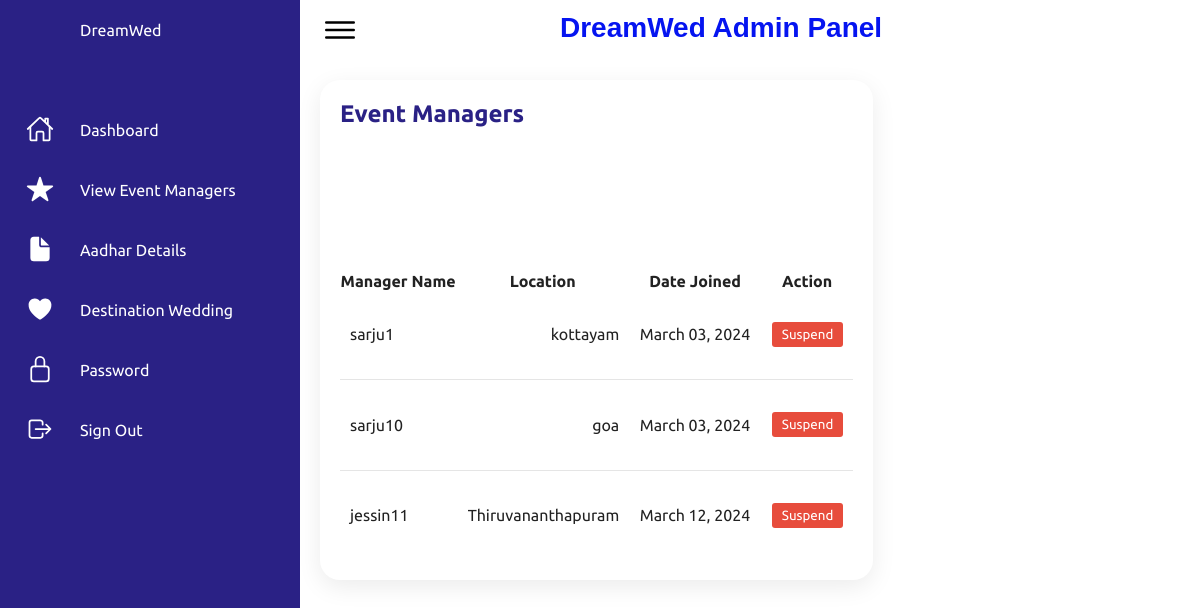
Screenshot of /myadmin/view-manager/ (signed in) with the database file from the repository.
### myadmin/models.py (models this page shows, shortened)
class EventManager(models.Model):
    user = models.ForeignKey(User, on_delete=models.CASCADE)
    location = models.CharField(max_length=100)

### myadmin/views.py (the view)
# urls.py: path('view-manager/', views.view_manager, name='view_manager'),
@login_required
def view_manager(request):
    managers = EventManager.objects.all()
    return render(request, 'myadmin/view_manager.html', {'managers': managers})

### myadmin/templates/myadmin/view_manager.html (shortened to what this page needs)
{% load static %}
<!DOCTYPE html>
<html lang="en">
<head>
    <link rel="stylesheet" href="{% static 'css/styleadmin.css' %}">
</head>
<body>
    <div class="container">
        <div class="navigation">
            <ul>
                <li>
                    <a href="#">
                        <span class="icon"></span>
                        <span class="title">DreamWed</span>
                    </a>
                </li>
                <li>
                    <a href="{% url 'myadmin:myadmin' %}">
                        <span class="icon">
                            <ion-icon name="home-outline"></ion-icon>
                        </span>
                        <span class="title">Dashboard</span>
                    </a>
                </li>
                <li>
                    <a href="{% url 'myadmin:view_premium' %}">
                        <span class="icon">
                            <ion-icon name="star"></ion-icon>
                        </span>
                        <span class="title">View Event Managers</span>
                    </a>
                </li>
                <li>
                    <a href="{% url 'myadmin:aadharsus' %}">
                        <span class="icon">
                            <ion-icon name="document"></ion-icon>
                        </span>
                        <span class="title">Aadhar Details</span>
                    </a>
                </li>
                <li>
                    <a href="{% url 'myadmin:destadmin' %}">
                        <span class="icon">
                            <ion-icon name="heart"></ion-icon>
                        </span>
                        <span class="title">Destination Wedding</span>
                    </a>
                </li>
                <li>
                    <a href="{% url 'myadmin:change_password_admin' %}">
                        <span class="icon">
                            <ion-icon name="lock-closed-outline"></ion-icon>
                        </span>
                        <span class="title">Password</span>
                    </a>
                </li>
                <li>
                    <a href="{% url 'accounts:logout' %}">
                        <span class="icon">
                            <ion-icon name="log-out-outline"></ion-icon>
                        </span>
                        <span class="title">Sign Out</span>
                    </a>
                </li>
            </ul>
        </div>
        <div class="main">
            <div class="topbar">
                <div class="toggle">
                    <ion-icon name="menu-outline"></ion-icon>
                </div>
                <div class="search">
                    <label>
                        <h1 style="font-size: 28px; margin-bottom: 5px; color: #0514f0; font-family: Arial, sans-serif;">DreamWed Admin Panel</h1>
                    </label>
                </div>
                <div class="user">
                </div>
            </div>
<div class="details">
    <div class="recentOrders">
        <div class="cardHeader">
            <h2>Event Managers</h2>
        </div>
        <table>
            <thead>
                <tr>
                    <th>Manager Name</th>
                    <th>Location</th>
                    <th>Date Joined</th>
                    <th>Action</th>
                </tr>
            </thead>
            <tbody>
                {% for manager in managers %}
                <tr>
                    <td>{{ manager.user.username }}</td>
                    <td>{{ manager.location }}</td>
                    <td>{{ manager.user.date_joined|date:"F d, Y" }}</td>
                    <td>
                        {% if manager.user.is_active %}
                            <button id="suspend-button" type="button" class="suspend-button" onclick="showPopup(this);">Suspend</button>
                        {% else %}
                            <form action="{% url 'myadmin:suspend_manager' manager.user.id %}" method="post">
                                {% csrf_token %}
                                <button type="submit" class="unsuspend-button">Unsuspend</button>
                            </form>
                        {% endif %}
                    </td>
                </tr>
                {% endfor %}
            </tbody>
        </table>
    </div>
</div>
    </div>
</body>
</html>

### myadmin/static/css/styleadmin.css (style rules this page uses)
* { font-family: "Ubuntu", sans-serif; margin: 0; padding: 0; box-sizing: border-box; }
:root { --blue: #2a2185; --white: #fff; --gray: #f5f5f5; --black1: #222; --black2: #999; }
body { min-height: 100vh; overflow-x: hidden; }
.container { position: relative; width: 100%; }
.navigation { position: fixed; width: 300px; height: 100%; background: var(--blue); border-left: 10px solid var(--blue); transition: 0.5s; overflow: hidden; }
.navigation ul { position: absolute; top: 0; left: 0; width: 100%; }
.navigation ul li { position: relative; width: 100%; list-style: none; border-top-left-radius: 30px; border-bottom-left-radius: 30px; }
.navigation ul li:nth-child(1) { margin-bottom: 40px; pointer-events: none; }
.navigation ul li a { position: relative; display: block; width: 100%; display: flex; text-decoration: none; color: var(--white); }
.navigation ul li a .icon { position: relative; display: block; min-width: 60px; height: 60px; line-height: 75px; text-align: center; }
.navigation ul li a .icon ion-icon { font-size: 1.75rem; }
.navigation ul li a .title { position: relative; display: block; padding: 0 10px; height: 60px; line-height: 60px; text-align: start; white-space: nowrap; }
.main { position: absolute; width: calc(100% - 300px); left: 300px; min-height: 100vh; background: var(--white); transition: 0.5s; }
.topbar { width: 100%; height: 60px; display: flex; justify-content: space-between; align-items: center; padding: 0 10px; }
.toggle { position: relative; width: 60px; height: 60px; display: flex; justify-content: center; align-items: center; font-size: 2.5rem; cursor: pointer; }
.search { position: relative; width: 400px; margin: 0 10px; }
.search label { position: relative; width: 100%; }
.user { position: relative; width: 40px; height: 40px; border-radius: 50%; overflow: hidden; cursor: pointer; }
.details { position: relative; width: 100%; padding: 20px; display: grid; grid-template-columns: 2fr 1fr; grid-gap: 30px; }
.details .recentOrders { position: relative; display: grid; min-height: 500px; background: var(--white); padding: 20px; box-shadow: 0 7px 25px rgba(0, 0, 0, 0.08); border-radius: 20px; }
.details .cardHeader { display: flex; justify-content: space-between; align-items: flex-start; }
.cardHeader h2 { font-weight: 600; color: var(--blue); }
.details table { width: 100%; border-collapse: collapse; margin-top: 10px; }
.details .recentOrders table tr { color: var(--black1); border-bottom: 1px solid rgba(0, 0, 0, 0.1); }
.details .recentOrders table tr:last-child { border-bottom: none; }
.details .recentOrders table tr td { padding: 10px; }
.details .recentOrders table tr td:last-child { text-align: end; }
.details .recentOrders table tr td:nth-child(2) { text-align: end; }
.details .recentOrders table tr td:nth-child(3) { text-align: center; }

### myadmin/templates/myadmin/view_manager.html (style rules this page uses)
.suspend-button, .unsuspend-button { background-color: #007bff; color: #fff; padding: 5px 10px; border: none; border-radius: 3px; cursor: pointer; }
.suspend-button { background-color: #e74c3c; color: #fff; padding: 5px 10px; border: none; border-radius: 3px; cursor: pointer; }

### rows the page displays
EventManager: user.username "sarju1", location "kottayam", user.date_joined "March 03, 2024", shows "Suspend"
EventManager: user.username "sarju10", location "goa", user.date_joined "March 03, 2024", shows "Suspend"
EventManager: user.username "jessin11", location "Thiruvananthapuram", user.date_joined "March 12, 2024", shows "Suspend"
